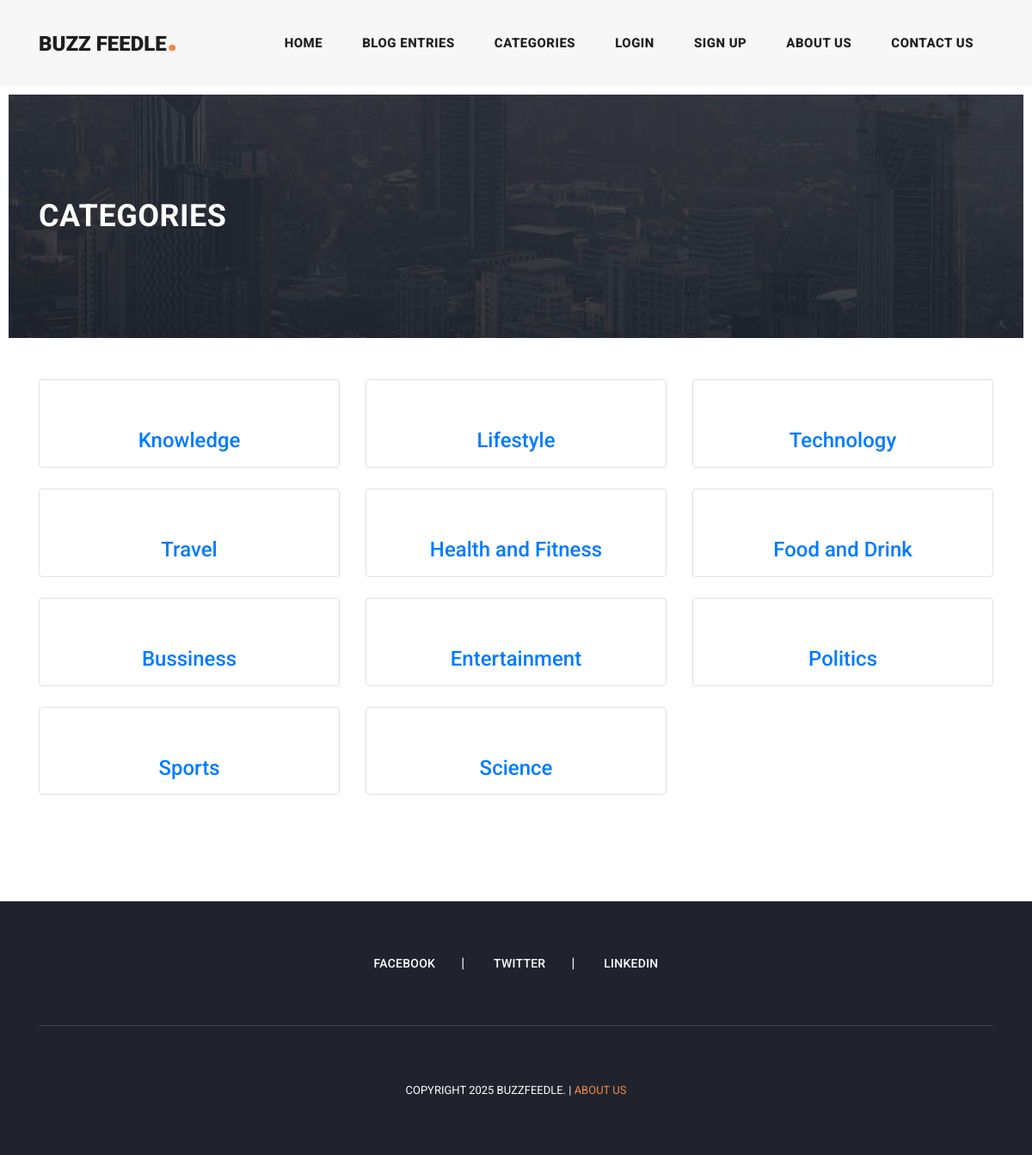
The page /category-list/ on the database its author committed.
### mainapp/models.py (models this page shows, shortened)
class Category(models.Model):
    name =  models.CharField(max_length=255)
    image = models.ImageField( upload_to='category/')
    def __str__(self):
        return self.name

### mainapp/views.py (the view)
# urls.py: path('category-list/', views.category_list_view, name='category-list' ),
def category_list_view(request):
    cat_menu_list = Category.objects.all()
    return render(request, 'cat_list.html', {"cat_menu_list":cat_menu_list})

### mainapp/templates/cat_list.html (shortened to what this page needs)
{% extends 'base.html' %}
{% load static %}
{% block content %}
<div class="heading-page header-text">
    <section class="page-heading">
      <div class="container">
        <div class="row">
          <div class="col-lg-12">
            <div class="text-content">
              <h2>Categories</h2>
            </div>
          </div>
        </div>
      </div>
    </section>
  </div>
<br><br>
  <section class="category-list">
    <div class="container">
      <div class="row">
        {% for category in cat_menu_list %}
        <div class="col-lg-4 col-md-6 mb-4">
            <div class="category-item border p-3 rounded">
              <div class="category-icon text-center mb-3">
              </div>
              <div class="category-name text-center">
                <h4><a href="{% url 'category' category|slugify %}" >{{ category }}</a></h4>
              </div>
            </div>
          </div>
        {% endfor %}
      </div>
    </div>
</section>
{% endblock %}

### static/mainapp/assets/css/templatemo-stand-blog.css (style rules this page uses)
body { font-family: 'Roboto', sans-serif; overflow-x: hidden; text-rendering: optimizeLegibility; -webkit-font-smoothing: antialiased; -moz-osx-font-smoothing: grayscale; }
a { text-decoration: none!important; }
h1,h2,h3,h4,h5,h6 { margin: 0px; }
.heading-page { padding-top: 110px; }
.page-heading { margin: 0px 10px; padding: 120px 0px; text-align: left; background-position: center center; background-repeat: no-repeat; background-size: cover; background-image: url(../images/heading-bg.jpg); }
.page-heading .text-content h2 { color: #fff; font-size: 36px; font-weight: 700; text-transform: uppercase; letter-spacing: 0.5px; }

### rows shown on the page
Category: name "Knowledge"
Category: name "Lifestyle"
Category: name "Technology"
Category: name "Travel"
Category: name "Health and Fitness"
Category: name "Food and Drink"
Category: name "Bussiness"
Category: name "Entertainment"
Category: name "Politics"
Category: name "Sports"
Category: name "Science"
